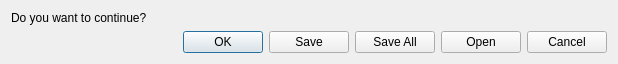
<?xml version="1.0" encoding="UTF-8"?>
<ui version="4.0">
 <class>InfoDialog</class>
 <widget class="QDialog" name="InfoDialog">
  <property name="geometry">
   <rect>
    <x>0</x>
    <y>0</y>
    <width>618</width>
    <height>56</height>
   </rect>
  </property>
  <property name="windowTitle">
   <string>Dialog</string>
  </property>
  <layout class="QVBoxLayout" name="verticalLayout">
   <item>
    <widget class="QLabel" name="label">
     <property name="text">
      <string>Do you want to continue?</string>
     </property>
    </widget>
   </item>
   <item>
    <widget class="QDialogButtonBox" name="buttonBox">
     <property name="standardButtons">
      <set>QDialogButtonBox::StandardButton::Cancel|QDialogButtonBox::StandardButton::Ok|QDialogButtonBox::StandardButton::Open|QDialogButtonBox::StandardButton::Save|QDialogButtonBox::StandardButton::SaveAll</set>
     </property>
    </widget>
   </item>
  </layout>
 </widget>
 <resources/>
 <connections/>
</ui>
